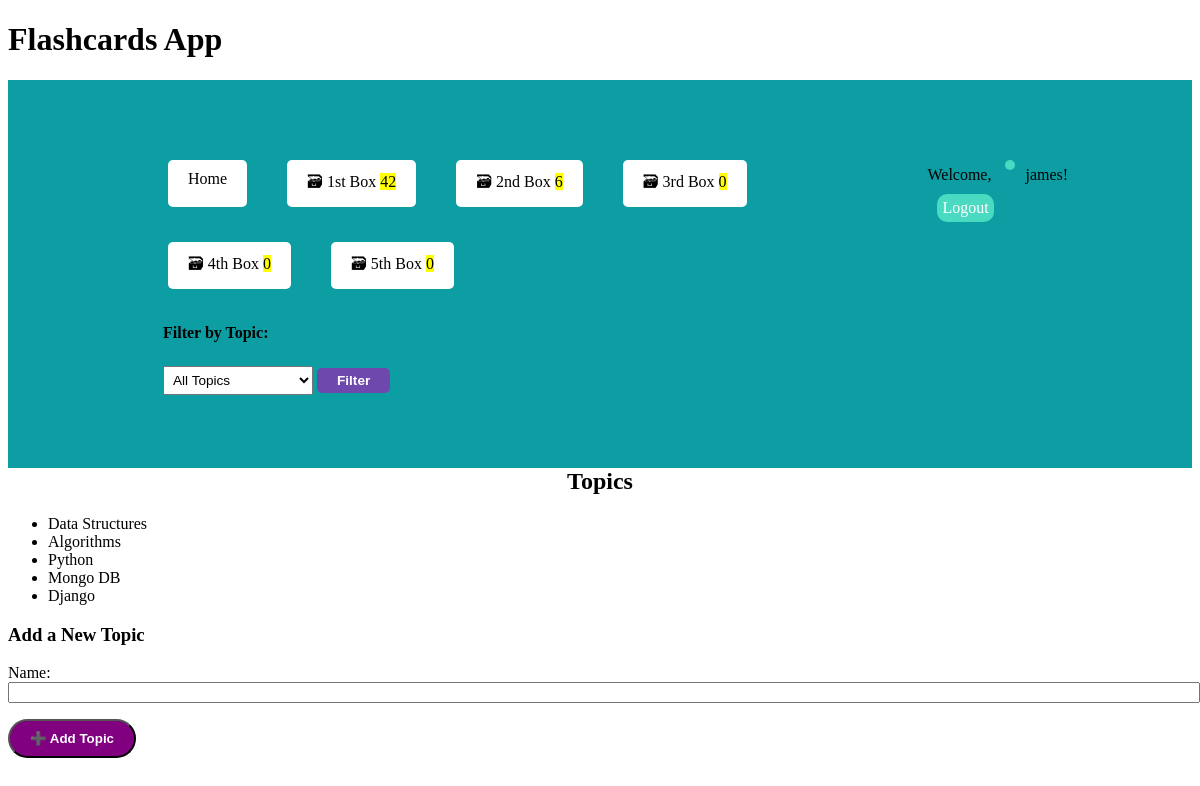
The app's page /topics/ (signed in) with its own data.
### cards/models.py (models this page shows, shortened)
class Topic(models.Model):
    name = models.CharField(max_length=100, unique=True)

### cards/views.py (the view, shortened to what this page needs)
class TopicListView(ListView):
    model = Topic
    template_name = 'topics/topic_list.html'
    context_object_name = 'topics'
    def get_context_data(self, **kwargs):
        context = super().get_context_data(**kwargs)
        context['form'] = TopicForm()
        return context

### cards/forms.py
class TopicForm(forms.ModelForm):
    class Meta:
        model = Topic
        fields = ['name']  # The field for adding a new topic

### cards/templatetags/cards_tags.py (called while the page is built)
@register.inclusion_tag("cards/box_links.html")
def boxes_as_links():
    boxes = []
    for box_num in BOXES:
        card_count = Card.objects.filter(box=box_num).count()
        boxes.append({
            "number": box_num,
            "card_count": card_count,
        })
    return {"boxes": boxes}

### cards/templates/topics/topic_list.html (shortened to what this page needs)
{% extends "base.html" %}
{% block content %}
    <h2>Topics</h2>
    <ul>
        {% for topic in topics %}
            <li>{{ topic.name }}</li>
        {% endfor %}
    </ul>
    <h3>Add a New Topic</h3>
    <form method="post">
        {{ form.as_p }}
        <button type="submit">➕ Add Topic</button>
    </form>
{% endblock %}

### cards/templates/navigation.html (shortened to what this page needs)
{% load cards_tags %}
<nav>
    <div class="nav-left">
         <div class="boxes-row">
        <a href="{% url 'home' %}">Home</a>
        {% boxes_as_links %}
        </div>
        <div class="dropdown-container">
            <form method="GET" action="">
                <label for="topic"><h4>Filter by Topic:</h4></label>
                <select name="topic" id="topic">
                    <option value="">All Topics</option>
                </select>
                <button type="submit">Filter</button>
            </form>
        </div>
    </div>
    <div class="nav-right">
        <ul>
            {% if user.is_authenticated %}
                <li>Welcome, <a href="{% url 'profile' %}"></a>{{ user.username }}!</a></li>
                <li><a href="{% url 'logout' %}">Logout</a></li>
            {% else %}
                <li><a href="{% url 'login' %}">Login</a></li>
                <li><a href="{% url 'signup' %}">Sign Up</a></li>
            {% endif %}
        </ul>
    </div>
</nav>

### cards/templates/base.html (style rules this page uses)
a { background-color: #ffffff; color: black; padding: 10px 20px; margin: 10px; text-decoration: none; display: inline-block; border-radius: 5px; }
nav { display: flex; justify-content: space-between; padding: 50px; background-color: #0c9ea3; }
.nav-left { display: flex; flex-direction: column; align-items: flex-start; padding-left: 100px; }
.boxes-row { display: flex; flex-wrap: wrap; gap: 15px; margin-top: 20px; margin-bottom: 20px; }
.nav-left a { margin-right: 15px; text-decoration: none; color: black; }
.dropdown-container { padding: 5px; background-color: #0c9ea3; border-radius: 5px; display: block; width: fit-content; }
.dropdown-container select { padding: 5px; font-size: 0.85rem; width: 150px; }
.dropdown-container button { margin-top: 5px; padding: 5px 20px; font-size: 0.85rem; background-color: #6e48ad; color: rgb(255, 255, 255); border: none; border-radius: 5px; }
.nav-right ul { list-style-type: none; margin: 10px; padding: 10px; }
.nav-right ul li { display: inline; margin-right: 15px; }
.nav-right a { color: white; text-decoration: none; padding: 5px; background-color: #49dac1; border-radius: 10px; }
:root { --accent: #6e48ad; --accent-bg: white; --bg: #fff; --text: #212121; --text-light: #585858; --border: #d8dae1; --code: #d81b60; --preformatted: #444; }
h2 { text-align: center; }
h2, h4 { margin-top: 0; }
button, a[role="button"] { color: white; margin-bottom: 20px; background-color: purple; text-decoration: none; padding: 10px 20px; border-radius: 20px; font-weight: bold; }
input, select, textarea { width: 100%; }

### records on screen
Topic: name "Data Structures"
Topic: name "Algorithms"
Topic: name "Python"
Topic: name "Mongo DB"
Topic: name "Django"

### other values on screen
{{ box.number | ordinal }} "1st" "2nd" "3rd" "4th" "5th"
{{ box.card_count }} "42" "6" "0" "0" "0"
{{ user.username }} "james"
